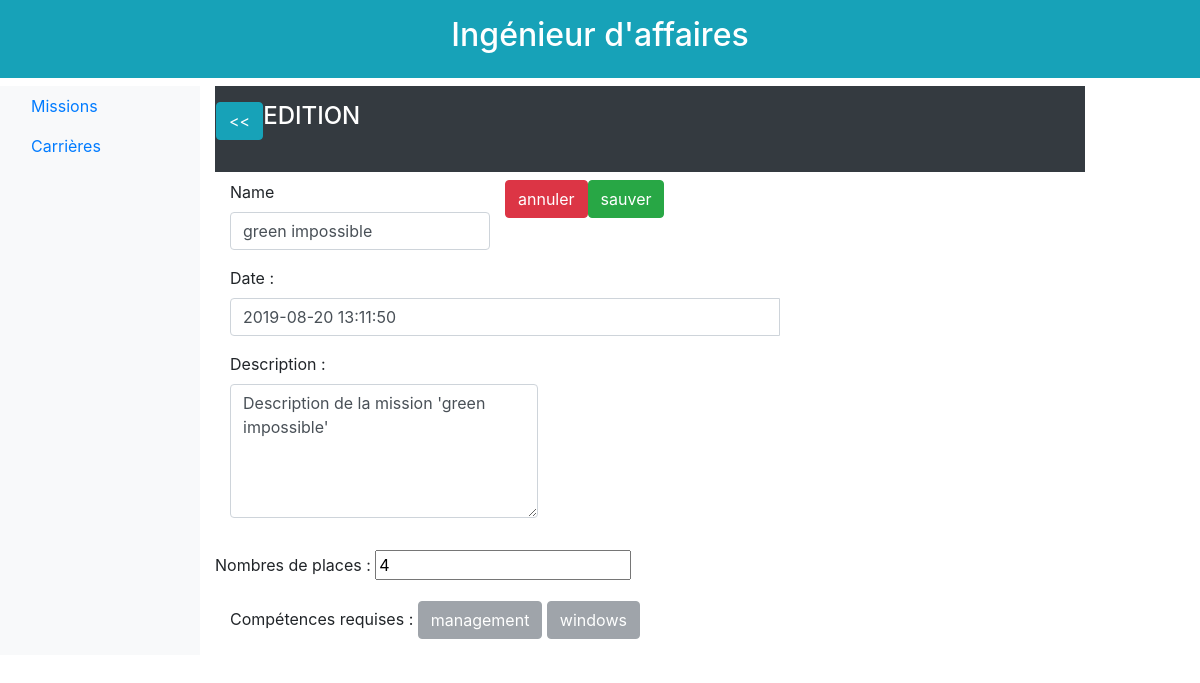
The page /4/affaire/missions/vue/4/edit/ on the database as committed earlier.
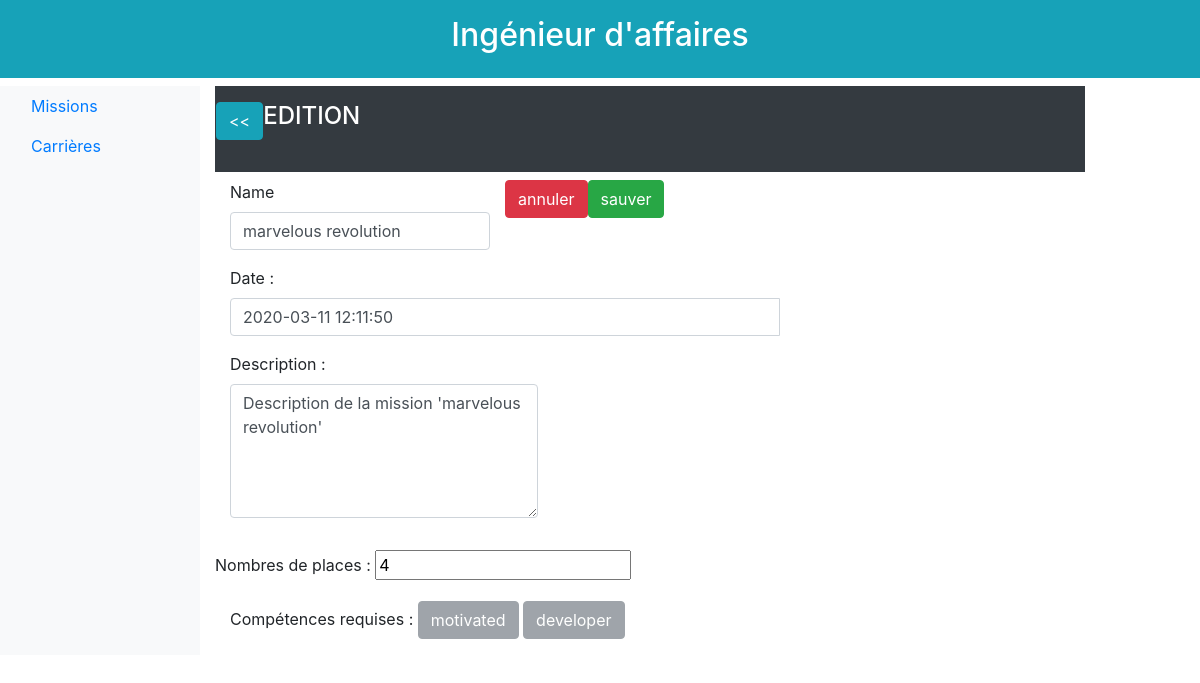
The same page on the database as committed later.
### database/models.py (models this page shows)
class Mission(db.Model):
    id = db.Column(db.Integer, primary_key=True)
    titre = db.Column(db.String(64), unique=True)
    description = db.Column(db.Text, unique=True)
    effectifs_max = db.Column(db.Integer)
    prix_vente = db.Column(db.Integer)
    statut = db.Column(db.Text)
    date_creation = db.Column(db.DateTime)
    responsable_id = db.Column(db.Integer, db.ForeignKey('ingenieur.id'))
    souhaits = db.relationship('Souhait', backref='mission', lazy='dynamic')
    besoins = db.relationship('Besoin', backref='mission', lazy='dynamic')
    affectations = db.relationship('Affectation', backref='mission', lazy='dynamic')

class Competence(db.Model):
    id = db.Column(db.Integer, primary_key=True)
    nom = db.Column(db.String(64), unique=True)
    certifications = db.relationship('Certification', backref='competence', lazy='dynamic')
    besoins = db.relationship('Besoin', backref='competence', lazy='dynamic')

### app.py (the view)
@app.route('/<id>/affaire/missions/vue/<missionId>/edit/')
def affaire_mission_edit(id, missionId):
    mission = get_mission_by_id(missionId)
    competences = get_competence_of_mission(mission.id)
    return render_template("homepage_affaire_mission_edit.html.jinja2"
                           , id=id
                           , mission=mission
                           , competences=competences
                           )

### database/functions.py (called while the page is built)
def get_mission_by_id(mission_id):
    return Mission.query.filter_by(id=mission_id).first()

def get_competence_of_mission(mission_id):
    mission = get_mission_by_id(mission_id)
    compe_ids = [b.competence_id for b in list(mission.besoins)]
    compes = [Competence.query.filter_by(id=cid).first() for cid in compe_ids]
    return compes

### templates/homepage_affaire_mission_edit.html.jinja2 (shortened to what this page needs)
{% extends "homepage_affaire.html.jinja2" %}
{% block body %}
    <div class="p-3 mb-2 bg-dark text-white size-6 font-weight-bold">
        <div class="row">
            <div class="mb-3">
                <button type="button" class="btn btn-info" onclick="location.href='/{{ id }}/affaire/missions/aAffecter/';" >&lt;&lt;</button>
            </div>
            <div class="md-3 text-center">
                <h4>EDITION</h4>
            </div>
        </div>
    </div>
    <div class="col-md-8 order-md-1">
        <form action="{{ url_for("process_form_data", id=id, missionId=mission.id) }}" method="post" class="needs-validation" novalidate="">
            <div class="row">
                <div class="col-md-6 mb-3">
                    <label for="Name">Name</label>
                    <input type="text" class="form-control" id="Name" name="foo_titre" value='{{ mission.titre }}'>
                </div>
                <div class="mb-3">
                    <button type="button" class="btn btn-danger" onclick="location.href='/{{ id }}/affaire/missions/vue/{{ mission.id }}/';" >annuler</button>
                </div>
                <div class="mb-3">
                    <input type="submit" class="btn btn-success" onclick="location.href='/TODO.php';" value="sauver" />
                </div>
            </div>
            <div class="mb-3">
                <div class="form-group">
                    <label for="date">Date :</label>
                    <div class='input-group date' id='datetimepicker1'>
                        <input type='text' class="form-control" name="mission_date_creation" value='{{ mission.date_creation }}'/>
                    </div>
                </div>
            </div>
            <div class="row">
                <div class="mb-3 col-md-7">
                    <div class="form-group">
                        <label for="description">Description :</label>
                        <textarea class="form-control" rows="5" name="mission_description" id="comment">{{ mission.description }}</textarea>
                    </div>
                </div>
                <div>
                    <div class="form-group">
                        <label for="nbPlace">Nombres de places :</label>
                        <input type="number" name="mission_effectif_max" value='{{ mission.effectifs_max }}'/>
                    </div>
                </div>
            </div>
            <div class="mb-3">
                <label for="competences">Comp&eacute;tences requises :</label>
                {% for competence in competences %}
                <button type="button" class="btn btn-secondary" disabled>{{ competence.nom }}</button>
            {% endfor %}
            </div>
        </form>
    </div>
{% endblock %}

Rows that differ between the two databases and show on the page:
no longer on this page (row unchanged): Competence: nom "management"
no longer on this page (row unchanged): Competence: nom "windows"
changed Mission: foo_titre "green impossible" → "marvelous revolution"; mission_date_creation "2019-08-20 13:11:50" → "2020-03-11 12:11:50"; mission_description "Description de la mission 'green impossible'" → "Description de la mission 'marvelous revolution'"
now on this page (row unchanged): Competence: nom "motivated"
now on this page (row unchanged): Competence: nom "developer"
